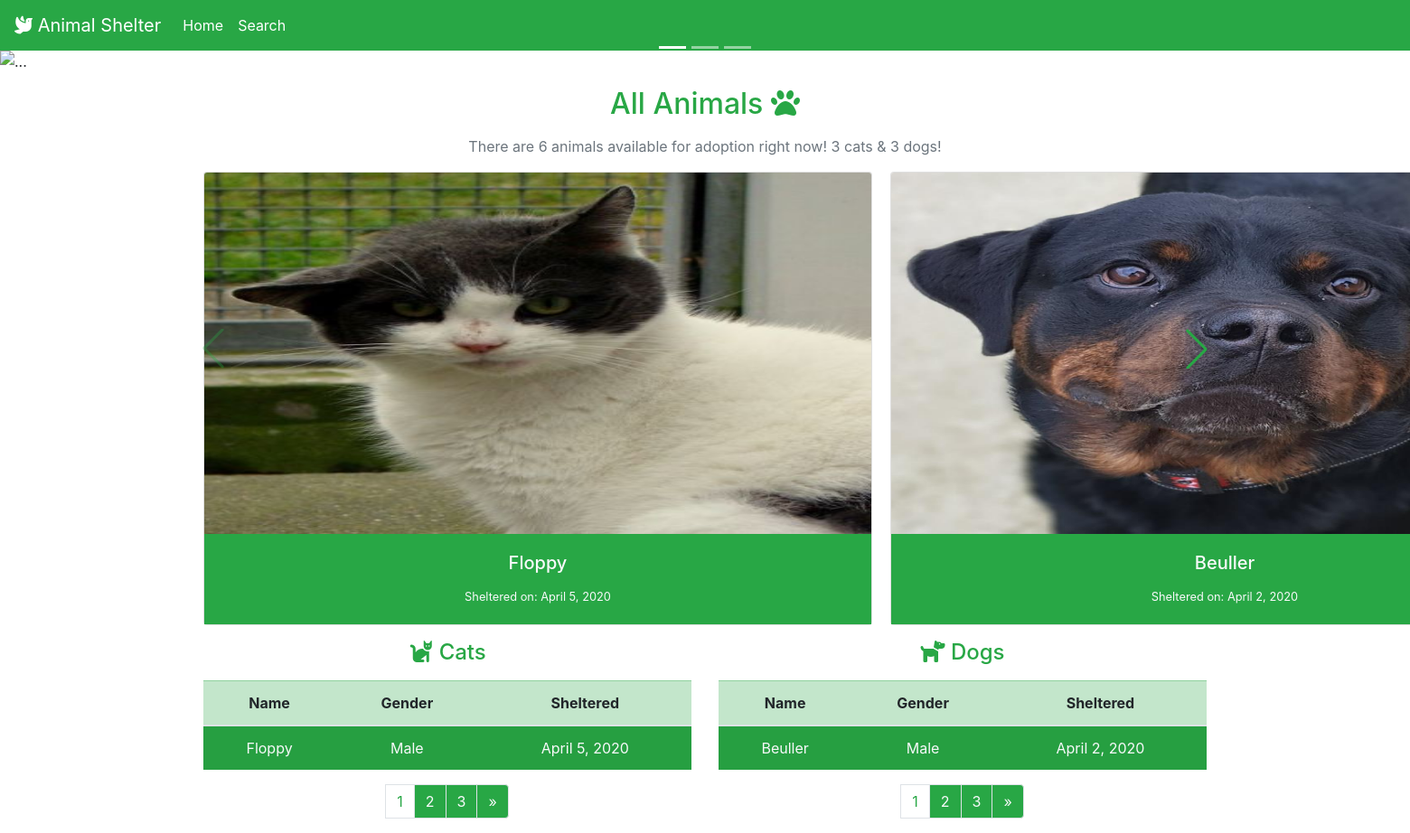
The page / on the database its author committed.
### animals/models.py (models this page shows, shortened)
class Animal(models.Model):
    name = models.CharField(max_length=32)
    image = models.ImageField(upload_to='media/')
    description = models.TextField(max_length=360)
    difficulty = models.IntegerField(
        validators=[MinValueValidator(1), MaxValueValidator(5)]
    )
    animal = models.CharField(choices=ANIMAL_CHOICES, max_length=3)
    age = models.CharField(choices=AGE_CHOICES, max_length=5)
    gender = models.CharField(choices=GENDER_CHOICES, max_length=6)
    sheltered = models.DateField(default=datetime.date.today)

### animals/views.py (the view)
# urls.py: path('', views.home, name='home'),
def home(request):
    animals = Animal.objects.all()
    cats = Animal.objects.filter(animal='Cat')
    no_of_cats = len(cats)
    paginator1 = Paginator(cats, 1)
    page = request.GET.get('catpage')
    cats = paginator1.get_page(page)
    dogs = Animal.objects.filter(animal='Dog')
    no_of_dogs = len(dogs)
    paginator2 = Paginator(dogs, 1)
    page = request.GET.get('dogpage')
    dogs = paginator2.get_page(page)
    no_of_animals = len(Animal.objects.all())
    return render(request, 'home.html', {'animals': animals,
                                         'cats': cats,
                                         'dogs': dogs,
                                         'no_of_animals': no_of_animals,
                                         'no_of_dogs': no_of_dogs,
                                         'no_of_cats': no_of_cats})

### animals/templates/home.html (shortened to what this page needs)
{% extends 'base.html' %} {% block content %}
<div id="carouselExampleCaptions" class="carousel slide" data-ride="carousel">
  <ol class="carousel-indicators">
    <li
      data-target="#carouselExampleCaptions"
      data-slide-to="0"
      class="active"
    ></li>
    <li data-target="#carouselExampleCaptions" data-slide-to="1"></li>
    <li data-target="#carouselExampleCaptions" data-slide-to="2"></li>
  </ol>
  <div class="carousel-inner">
    <div class="carousel-item active">
      <img
        src="https://source.unsplash.com/1400x240/?dog,cat"
        class="d-block w-100"
        alt="..."
      />
      <div class="carousel-caption d-none d-md-block">
      </div>
    </div>
  </div>
  <a
    class="carousel-control-prev"
    href="#carouselExampleCaptions"
    role="button"
    data-slide="prev"
  >
    <span class="carousel-control-prev-icon" aria-hidden="true"></span>
  </a>
  <a
    class="carousel-control-next"
    href="#carouselExampleCaptions"
    role="button"
    data-slide="next"
  >
    <span class="carousel-control-next-icon" aria-hidden="true"></span>
  </a>
</div>
<div class="container">
  <div class="row">
    <div class="col-md-12">
      <h2 class="text-center text-success mt-3 mb-3">
        All Animals <i class="fas fa-paw"></i>
      </h2>
      <p class="text-center text-muted">
        There are {{no_of_animals}} animals available for adoption right now!
        {{no_of_cats}} cats & {{no_of_dogs}} dogs!
      </p>
      <div class="card-group">
        <div class="swiper-container">
          <div class="swiper-wrapper">
            {% for animal in animals %}
            <div class="swiper-slide">
              <a href="animal/{{animal.id}}">
                <div class="card">
                  <img
                    src="{{ animal.image.url }}"
                    class="card-img-top"
                    alt="..."
                    style="height: 25rem;"
                  />
                  <div class="card-body bg-success">
                    <h5 class="card-title text-light text-center">
                      {{ animal.name }}
                    </h5>
                    <p class="card-text text-center">
                      <small class="text-light"
                        >Sheltered on: {{ animal.sheltered }}</small
                      >
                    </p>
                  </div>
                </div>
              </a>
            </div>
            {% endfor %}
          </div>
          <div class="swiper-button-prev text-success"></div>
          <div class="swiper-button-next text-success"></div>
        </div>
      </div>
    </div>
  </div>
  <div class="row">
    <div class="col-md-6">
      <h4 class="text-center text-success mt-3 mb-3">
        <i class="fas fa-cat"></i> Cats
      </h4>
      <table class="table table-striped text-center">
        <thead class="table-success">
          <tr>
            <th scope="col">Name</th>
            <th scope="col">Gender</th>
            <th scope="col">Sheltered</th>
          </tr>
        </thead>
        <tbody class="bg-success">
          {% for cat in cats %}
          <tr class="text-light">
            <td>{{ cat.name }}</td>
            <td>{{ cat.gender }}</td>
            <td>{{ cat.sheltered }}</td>
          </tr>
          {% endfor %}
        </tbody>
      </table>
      {% if cats.has_other_pages %}
      <nav>
        <ul class="pagination justify-content-center">
           {% for pages in cats.paginator.page_range %}
          <br />
          {% if cats.number == pages %}
          <li class="page-item">
            <a class="page-link text-success" href="?catpage={{ pages }}"
              >{{ pages }}</a
            >
          </li>
          {% else %}
          <li class="page-item">
            <a
              class="page-link text-light bg-success"
              href="?catpage={{ pages }}"
              >{{ pages }}</a
            >
          </li>
          {% endif %} {% endfor %} {% if cats.has_next %}
          <li class="page-item">
            <a
              class="page-link text-light bg-success"
              href="?catpage={{ cats.next_page_number }}"
              >&raquo;</a
            >
          </li>
          {% else %}
          <li class="page-item disabled"></li>
          {% endif %}
        </ul>
      </nav>
      {% endif %}
    </div>
    <div class="col-md-6">
      <h4 class="text-center text-success mt-3 mb-3">
        <i class="fas fa-dog"></i> Dogs
      </h4>
      <table class="table table-striped text-center">
        <thead class="table-success">
          <tr>
            <th scope="col">Name</th>
            <th scope="col">Gender</th>
            <th scope="col">Sheltered</th>
          </tr>
        </thead>
        <tbody class="bg-success">
          {% for dog in dogs %}
          <tr class="text-light">
            <td>{{ dog.name }}</td>
            <td>{{ dog.gender }}</td>
            <td>{{ dog.sheltered }}</td>
          </tr>
          {% endfor %}
        </tbody>
      </table>
      {% if dogs.has_other_pages %}
      <nav>
        <ul class="pagination justify-content-center">
           {% for pages in dogs.paginator.page_range %}
          <br />
          {% if dogs.number == pages %}
          <li class="page-item">
            <a class="page-link text-success" href="?dogpage={{ pages }}"
              >{{ pages }}</a
            >
          </li>
          {% else %}
          <li class="page-item">
            <a
              class="page-link text-light bg-success"
              href="?dogpage={{ pages }}"
              >{{ pages }}</a
            >
          </li>
          {% endif %} {% endfor %} {% if dogs.has_next %}
          <li class="page-item">
            <a
              class="page-link text-light bg-success"
              href="?dogpage={{ dogs.next_page_number }}"
              >&raquo;</a
            >
          </li>
          {% else %}
          <li class="page-item disabled"></li>
          {% endif %}
        </ul>
      </nav>
      {% endif %}
    </div>
  </div>
</div>
{% endblock content %}

### rows shown on the page
Animal: image (picture), name "Floppy", sheltered "April 5, 2020", gender "Male"
Animal: image (picture), name "Beuller", sheltered "April 2, 2020", gender "Male"

### other values the page prints
{{ no_of_animals }} "6"
{{ no_of_cats }} "3"
{{ no_of_dogs }} "3"
{{ pages }} "1"
{{ pages }} "2" "3"
